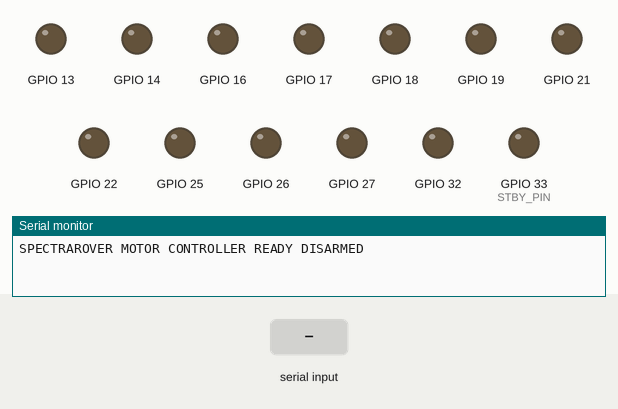
Recording of a sketch running on a simulated ESP32. On the bench: output pins drawn as LEDs (lit = HIGH), the last lines printed to the serial monitor. The test bench sets the inputs (shaded band).

Above: at 1.2 s.
1.3 s: "ARM\n" received over Serial
At 1.7 s:
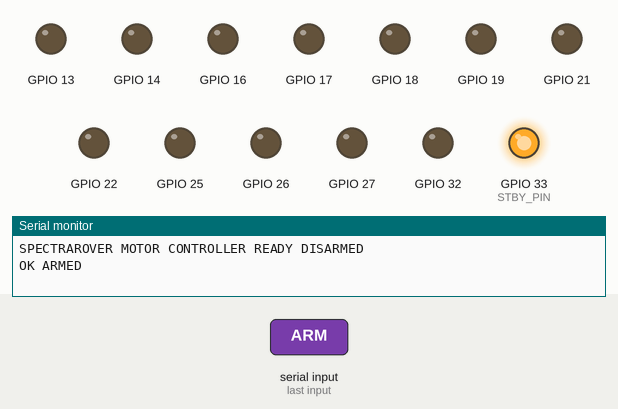
3.3 s: "DISARM\n" received over Serial
4.8 s: "STOP\n" received over Serial
Timing chart, 0 to 7.8 s (numbered marks = the images above; inputs shaded):
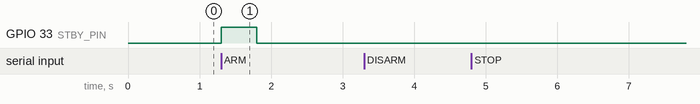

Measured:
- after the input at 1.3 s, GPIO 33 (STBY_PIN): LOW → HIGH at once, → LOW 0.50 s later

The sketch:

esp32_motor_controller.ino
```cpp
#include <Arduino.h>
#include <esp_arduino_version.h>

// SpectraRover four-motor controller for ESP32 DevKit-style boards.
// IMPORTANT: verify your exact board pinout and motor-driver wiring before use.
// The controller boots DISARMED and stops on command timeout.

struct MotorPins {
  int in1;
  int in2;
  int pwm;
  int channel;
};

const MotorPins FL{13, 14, 25, 0};
const MotorPins FR{16, 17, 26, 1};
const MotorPins RL{18, 19, 27, 2};
const MotorPins RR{21, 22, 32, 3};
const int STBY_PIN = 33;  // Tie both TB6612 STBY pins together here.

const unsigned long WATCHDOG_MS = 500;
const int PWM_FREQ = 20000;
const int PWM_BITS = 8;
const int PWM_MAX = (1 << PWM_BITS) - 1;

bool armed = false;
unsigned long lastCommandMs = 0;
String inputLine;

void attachPwm(const MotorPins &m) {
#if ESP_ARDUINO_VERSION_MAJOR >= 3
  ledcAttach(m.pwm, PWM_FREQ, PWM_BITS);
#else
  ledcSetup(m.channel, PWM_FREQ, PWM_BITS);
  ledcAttachPin(m.pwm, m.channel);
#endif
}

void writePwm(const MotorPins &m, int duty) {
  duty = constrain(duty, 0, PWM_MAX);
#if ESP_ARDUINO_VERSION_MAJOR >= 3
  ledcWrite(m.pwm, duty);
#else
  ledcWrite(m.channel, duty);
#endif
}

void stopMotor(const MotorPins &m) {
  digitalWrite(m.in1, LOW);
  digitalWrite(m.in2, LOW);
  writePwm(m, 0);
}

void stopAll() {
  stopMotor(FL);
  stopMotor(FR);
  stopMotor(RL);
  stopMotor(RR);
}

void setMotor(const MotorPins &m, float command) {
  command = constrain(command, -1.0f, 1.0f);
  if (!armed || fabs(command) < 0.001f) {
    stopMotor(m);
    return;
  }

  const bool forward = command > 0.0f;
  digitalWrite(m.in1, forward ? HIGH : LOW);
  digitalWrite(m.in2, forward ? LOW : HIGH);
  writePwm(m, (int)(fabs(command) * PWM_MAX));
}

void disarm() {
  armed = false;
  stopAll();
  digitalWrite(STBY_PIN, LOW);
}

void arm() {
  stopAll();
  digitalWrite(STBY_PIN, HIGH);
  armed = true;
  lastCommandMs = millis();
}

void handleLine(String line) {
  line.trim();
  if (line.length() == 0) return;

  if (line == "ARM") {
    arm();
    Serial.println("OK ARMED");
    return;
  }
  if (line == "DISARM") {
    disarm();
    Serial.println("OK DISARMED");
    return;
  }
  if (line == "STOP") {
    stopAll();
    lastCommandMs = millis();
    Serial.println("OK STOPPED");
    return;
  }
  if (line == "PING") {
    Serial.println(armed ? "PONG ARMED" : "PONG DISARMED");
    return;
  }

  float fl, fr, rl, rr;
  if (sscanf(line.c_str(), "WHEELS %f %f %f %f", &fl, &fr, &rl, &rr) == 4) {
    if (!armed) {
      Serial.println("ERR NOT_ARMED");
      return;
    }
    setMotor(FL, fl);
    setMotor(FR, fr);
    setMotor(RL, rl);
    setMotor(RR, rr);
    lastCommandMs = millis();
    Serial.println("OK WHEELS");
    return;
  }

  Serial.println("ERR UNKNOWN_COMMAND");
}

void setup() {
  Serial.begin(115200);
  inputLine.reserve(128);

  const MotorPins motors[] = {FL, FR, RL, RR};
  for (const MotorPins &m : motors) {
    pinMode(m.in1, OUTPUT);
    pinMode(m.in2, OUTPUT);
    attachPwm(m);
  }
  pinMode(STBY_PIN, OUTPUT);
  disarm();
  Serial.println("SPECTRAROVER MOTOR CONTROLLER READY DISARMED");
}

void loop() {
  while (Serial.available()) {
    char c = (char)Serial.read();
    if (c == '\n') {
      handleLine(inputLine);
      inputLine = "";
    } else if (c != '\r' && inputLine.length() < 120) {
      inputLine += c;
    }
  }

  if (armed && (millis() - lastCommandMs > WATCHDOG_MS)) {
    stopAll();
    disarm();
    Serial.println("WATCHDOG DISARMED");
  }
}
```
